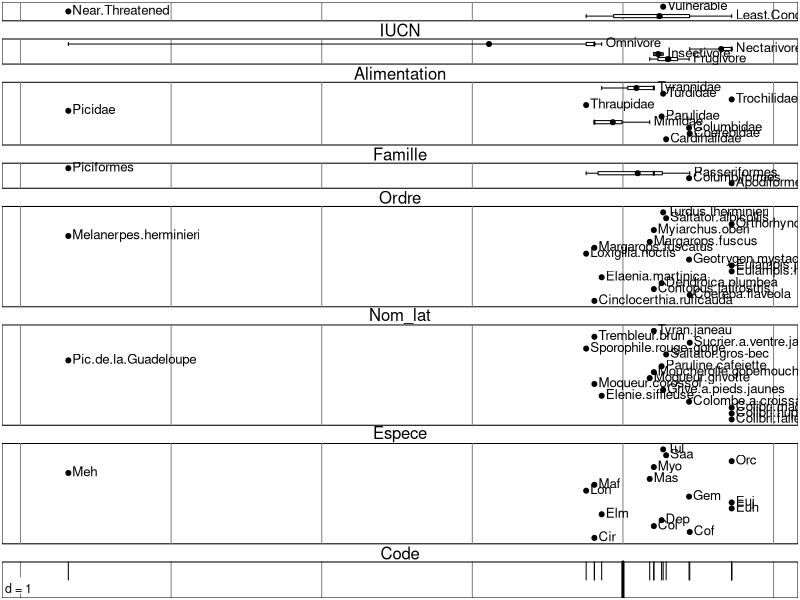
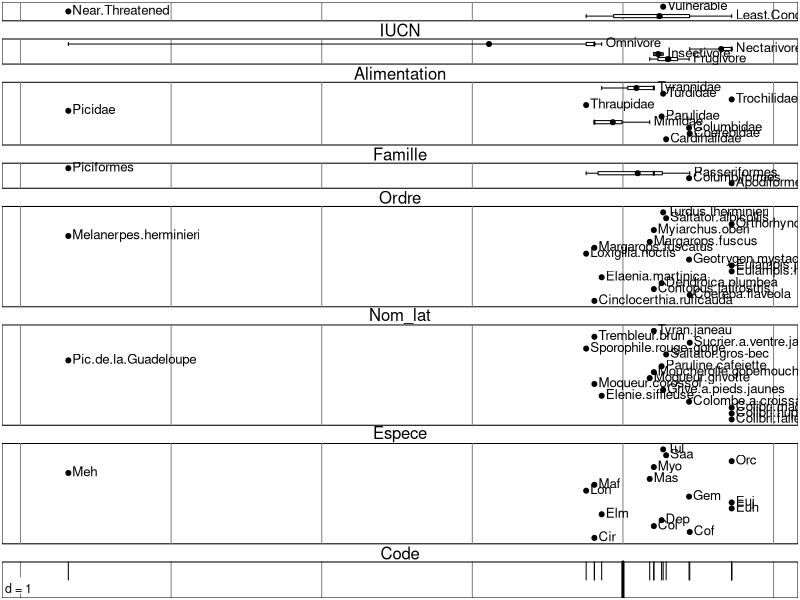
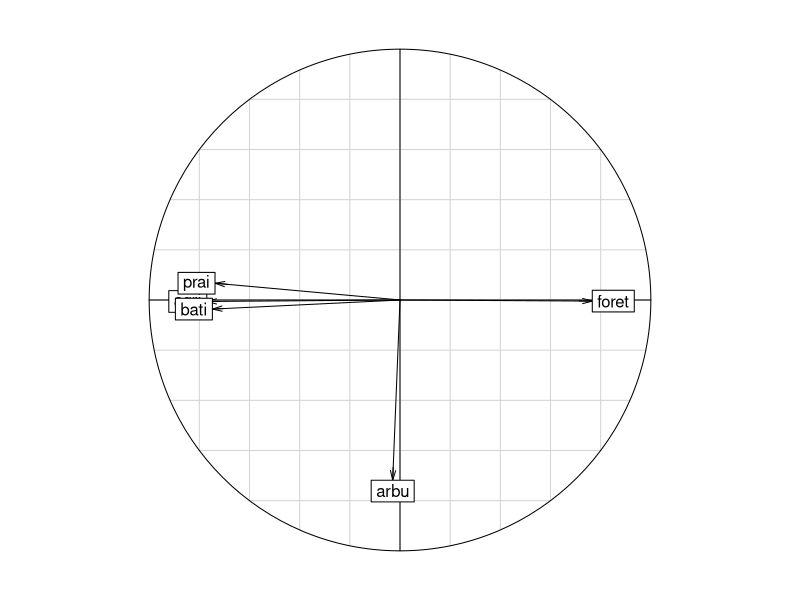
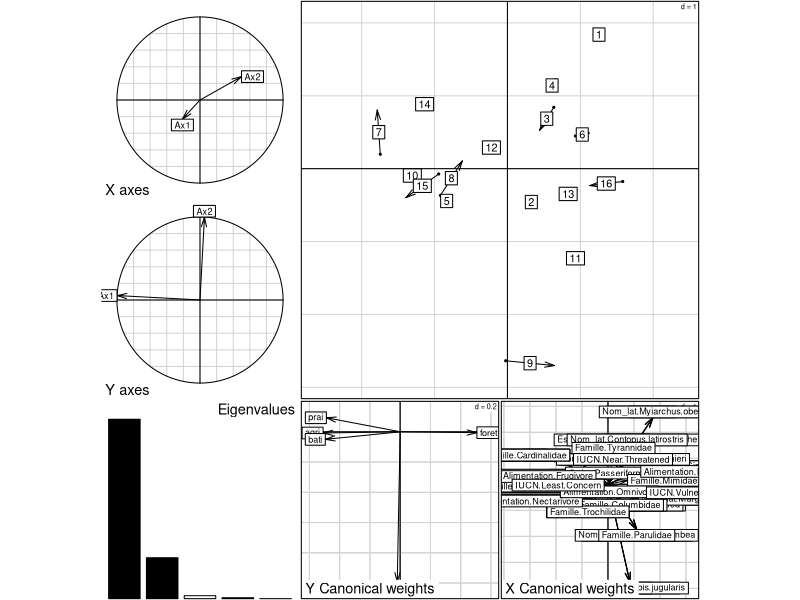

These charts were generated, in order, by the following R code:
## ---- chunk 1
knitr::opts_chunk$set(fig.align="center", fig.width=6, fig.height=6, fig.path="Figs/", echo=TRUE, warning=FALSE, message=FALSE, cache=TRUE)
## ---- chunk 2
library(tidyverse)
library(ade4)

#library(rpart)

#library(MASS)
## ---- chunk 3
habitat = read.table("../data/habitat.tsv", sep = "\t",
                     stringsAsFactors = T, header = T, na.strings = T)
habitat = habitat[,-2:-3] # on supprime le qualitatif (mauvais pour nous)

especes = read.table("../data/especes.tsv", sep = "\t",
                     stringsAsFactors = T, header = T, na.strings = T)

commu = read.table("../data/communautes.tsv", sep = "\t",
                   stringsAsFactors = T, header = T, na.strings = T)
## ---- chunk 4
vectCol = c("IdPE","agri","arbu","prai","foret","bati")
habitaEnv.subset = subset(habitat,select = vectCol)

## ---- chunk 5
# Récupération des noms des colonnes correspondant aux espèces (colonnes 2 à 17)
vectNom <- c("Myo", "Gem", "Meh", "Col", "Lon", "Cir", "Euh", "Orc", "Euj", "Cof", "Dep", "Mas", "Maf", "Saa", "Elm", "Tul")

# Création d'une liste vide pour stocker les sous-ensembles
listSubsets = list()
# Parcours de toutes les espèces
for (i in 1:length(vectNom)) {
  especesActu = vectNom[i]
  # Extraction des numéros de lieu (IdPE) où l'espèce a une présence (valeur 1)
  foosubset = commu$IdPE[commu[[especesActu]] == 1]
  listSubsets[[especesActu]] = foosubset
}

# /!\ va faire vla des lignes de variables :
## ---- chunk 6
Myohabitat = subset(habitat, IdPE %in% listSubsets$Myo); Myohabitat[,18] = especes$Taille[1]
Gemhabitat = subset(habitat, IdPE %in% listSubsets$Gem); Gemhabitat[,18] = especes$Taille[2]
Mehhabitat = subset(habitat, IdPE %in% listSubsets$Meh); Mehhabitat[,18] = especes$Taille[3]
Colhabitat = subset(habitat, IdPE %in% listSubsets$Col); Colhabitat[,18] = especes$Taille[4]
Lonhabitat = subset(habitat, IdPE %in% listSubsets$Lon); Lonhabitat[,18] = especes$Taille[5]
Cirhabitat = subset(habitat, IdPE %in% listSubsets$Cir); Cirhabitat[,18] = especes$Taille[6]
Euhhabitat = subset(habitat, IdPE %in% listSubsets$Euh); Euhhabitat[,18] = especes$Taille[7]
Orchabitat = subset(habitat, IdPE %in% listSubsets$Orc); Orchabitat[,18] = especes$Taille[8]
Eujhabitat = subset(habitat, IdPE %in% listSubsets$Euj); Eujhabitat[,18] = especes$Taille[9]
Cofhabitat = subset(habitat, IdPE %in% listSubsets$Cof); Cofhabitat[,18] = especes$Taille[10]
Dephabitat = subset(habitat, IdPE %in% listSubsets$Dep); Dephabitat[,18] = especes$Taille[11]
Mashabitat = subset(habitat, IdPE %in% listSubsets$Mas); Mashabitat[,18] = especes$Taille[12]
Mafhabitat = subset(habitat, IdPE %in% listSubsets$Maf); Mafhabitat[,18] = especes$Taille[13]
Saahabitat = subset(habitat, IdPE %in% listSubsets$Saa); Saahabitat[,18] = especes$Taille[14]
Elmhabitat = subset(habitat, IdPE %in% listSubsets$Elm); Elmhabitat[,18] = especes$Taille[15]
Tulhabitat = subset(habitat, IdPE %in% listSubsets$Tul); Tulhabitat[,18] = especes$Taille[16]
## ---- chunk 7
# Liste des noms d'habitat
habitat_names <- c("Myohabitat", "Gemhabitat", "Mehhabitat", "Colhabitat", "Lonhabitat", 
                   "Cirhabitat", "Euhhabitat", "Orchabitat", "Eujhabitat", "Cofhabitat", 
                   "Dephabitat", "Mashabitat", "Mafhabitat", "Saahabitat", "Elmhabitat", "Tulhabitat")

# liste des diminutif des noms
vectNom <- c("Myo", "Gem", "Meh", "Col", "Lon", "Cir", "Euh", "Orc", "Euj",
             "Cof", "Dep", "Mas", "Maf", "Saa", "Elm", "Tul")

# Liste des colonnes d'intérêt
vectCol <- c("agri", "arbu", "prai", "foret", "bati")

# Initialisation d'une liste pour stocker les données
meanList <- data.frame(matrix(ncol = length(vectCol) + 1, nrow = length(habitat_names)))

# Nommer les colonnes du dataframe
colnames(meanList) <- c("habitat", vectCol)

# Remplir le dataframe
for (i in seq_along(habitat_names)) {
  habitat <- habitat_names[i]
  habitat_data <- get(habitat)  # Récupération du dataframe
  
  # Calcul des moyennes pour chaque colonne d'intérêt
  mean_values <- sapply(vectCol, function(col) mean(habitat_data[[col]], na.rm = TRUE))
  
  # Stockage des résultats
  meanList[i, ] <- c(habitat, mean_values)
}

# Convertir la colonne 'habitat' en facteur ou caractère
meanList$habitat <- as.character(vectNom)

# Affichage du résultat
meanList = data.frame(meanList)

# Conversion des colonnes en numérique car bozo est char
meanList[,-1] <- lapply(meanList[,-1], as.numeric)
## ---- chunk 8
ACM_Espèces = dudi.acm(especes[,-6],
                       scannf = FALSE, nf = 2)

boxplot(ACM_Espèces)
## ---- chunk 9
acp.meanhabi = dudi.pca(meanList[,-1],
         center = T, scale = T,
         scannf = FALSE, nf = 2)
## ---- chunk 10
acm.espèces = dudi.acm(as.data.frame(especes[-6]),
                       scannf = FALSE, nf = 2)
boxplot(acm.espèces)
## ---- chunk 11
coinertie = coinertia(acm.espèces,acp.meanhabi,
                      scannf = FALSE, nf = 2); summary(coinertie)

s.corcircle(coinertie$li)

plot(coinertie)
